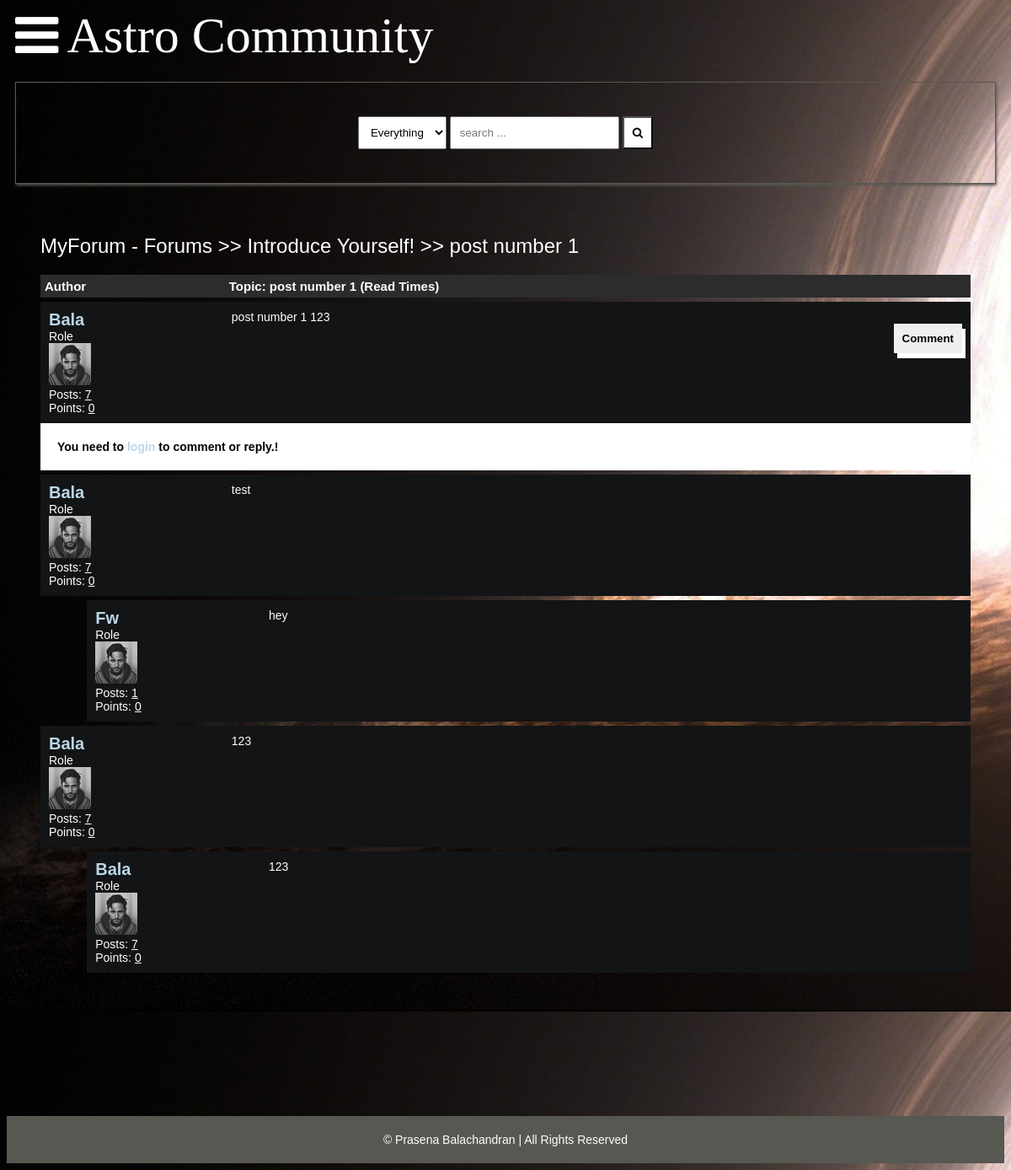
The page /detail/post-number-1/ on the database as committed earlier.
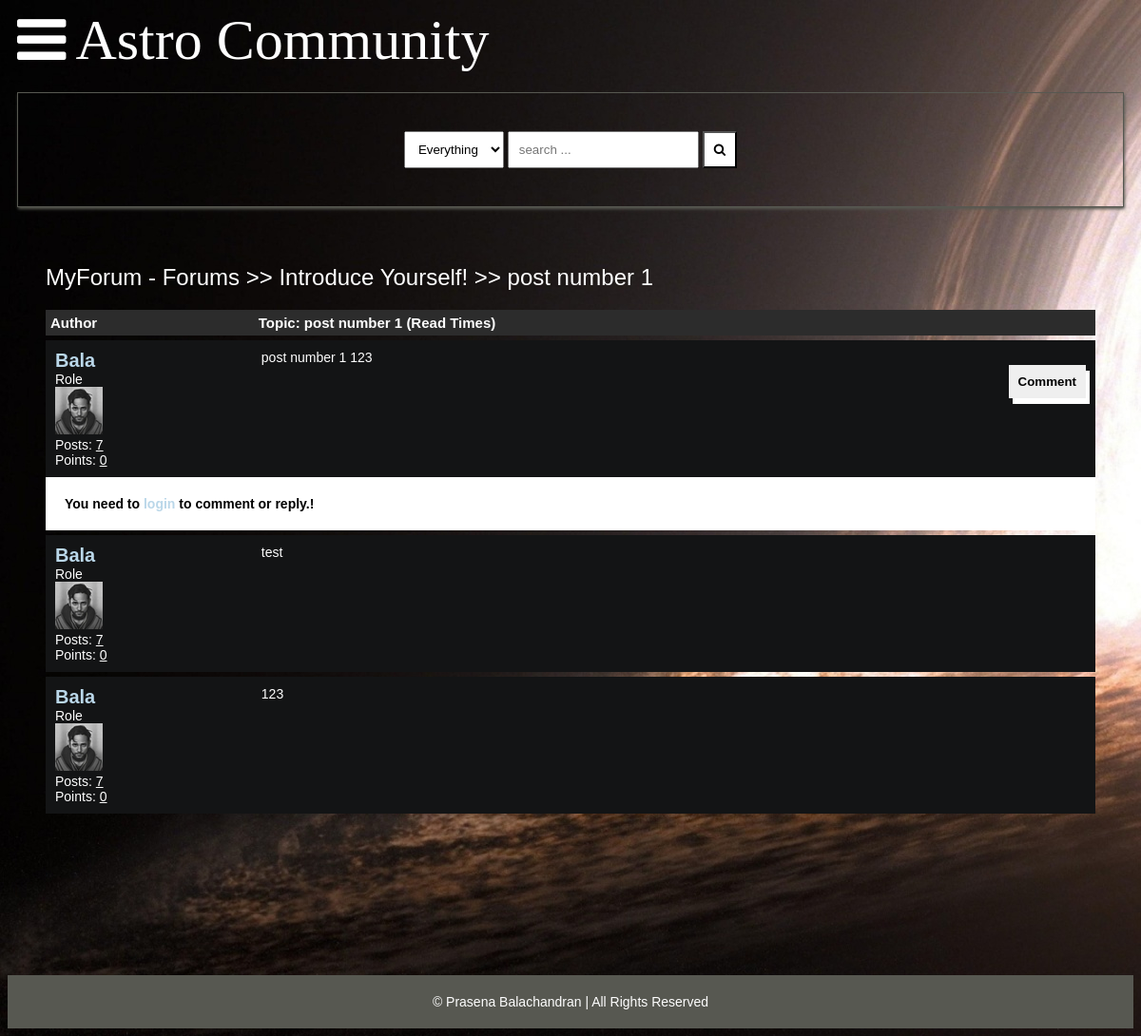
The same page on the database as committed later.
### main/models.py (models this page shows, shortened)
class Comment(models.Model):
    user = models.ForeignKey(Author, on_delete=models.CASCADE)
    content = models.TextField()
    date = models.DateTimeField(auto_now_add=True)
    replies = models.ManyToManyField(Reply, blank=True)

class Author(models.Model):
    user = models.ForeignKey(User, on_delete=models.CASCADE)
    fullname = models.CharField(max_length=40, blank=True)
    slug = slug = models.SlugField(max_length=400, unique=True, blank=True)
    bio = HTMLField()
    points = models.IntegerField(default=0)
    profile_pic = ResizedImageField(
        size=[50, 80],
        quality=100,
        upload_to="authors",
        default=None,
        null=True,
        blank=True,
    )
    @property
    def num_posts(self):
        return Post.objects.filter(user=self).count()

class Reply(models.Model):
    user = models.ForeignKey(Author, on_delete=models.CASCADE)
    content = models.TextField()
    date = models.DateTimeField(auto_now_add=True)
    class Meta:
        verbose_name_plural = "replies"

### main/views.py (the view, shortened to what this page needs)
# urls.py: path("detail/<slug>/", detail, name="detail"),
def detail(request, slug):
    post = get_object_or_404(Post, slug=slug)
    if request.user.is_authenticated:
        author = Author.objects.get(user=request.user)
    context = {
        "post": post,
        "title": "ASTRO: "+post.title,
    }
    update_views(request, post)
    return render(request, "detail.html", context)

### main/context_processors.py (called while the page is built, shortened)
def searchFunction(request):
    search_context = {}
    posts = Post.objects.all()
    return search_context

### main/models.py (called while the page is built)
    def __str__(self):
        return self.title

    def get_url(self):
        return reverse("posts", kwargs={"slug": self.slug})

    def get_url(self):
        return reverse("detail", kwargs={"slug": self.slug})

### main/utils.py (called while the page is built)
def update_views(request, object):
    context = {}
    hit_count = get_hitcount_model().objects.get_for_object(object)
    hits = hit_count.hits
    hitcontext = context["hitcount"] = {"pk": hit_count.pk}
    hit_count_response = HitCountMixin.hit_count(request, hit_count)
    if hit_count_response.hit_counted:
        hits = hits+1
        hitcontext["hitcounted"] = hit_count_response.hit_counted
        hitcontext["hit_message"] = hit_count_response.hit_message
        hitcontext["total_hits"] = hits

### templates/detail.html (shortened to what this page needs)
{% extends 'base.html' %} {% load hitcount_tags %} {% block content %}
<div class="container">
	<div class="navigate">
		<span><a href="{% url 'home' %}">MyForum - Forums</a> >> <a href="{{post.categories.all.0.get_url}}">{{post.categories.all.0}}</a> >> <a href="{{post.get_url}}">{{post.title}}</a></span>
	</div>
	<div class="topic-container">
		<div class="head">
			<div class="authors">Author</div>
			<div class="content">Topic: {{post.title}} (Read {% get_hit_count for post %} Times)</div>
		</div>
		<div class="body">
			<div class="authors">
				<div class="username"><a href="javascript:void(0)">{{post.user.fullname|title}}</a></div>
				<div>Role</div>
				<img src="{{post.user.profile_pic.url}}" alt="" >
				<div>Posts: <u>{{post.user.num_posts}}</u></div>
				<div>Points: <u>{{post.user.points}}</u></div>
			</div>
			<div class="content">
				{{post.content|safe}}
				<br />
				<div class="comment">
					<button onclick="showComment()">Comment</button>
				</div>
			</div>
		</div>
	</div>
	{% if post.closed == True %}
	<div style="background-color: #fff; color: #000; font-weight: bolder; padding: 20px; width: 100%;">This Topic Is Closed!</div>
	{% else %} {% if request.user.is_authenticated %}
	<form action="." method="post">
		{% csrf_token %}
		<div class="comment-area hide" id="comment-area">
			<textarea name="comment" id="" placeholder="comment here ... "></textarea>
			<input type="submit" value="submit" name="comment-form" >
		</div>
	</form>
	{% else %}
	<div style="background-color: #fff; color: #000; font-weight: bolder; padding: 20px; width: 100%;">
		You need to <a href="{% url 'signin' %}"><b>login</b></a> to comment or reply.!
	</div>
	{% endif %} {% endif %}
	{% for comment in post.comments.all %}
	<div class="comments-container">
		<div class="body">
			<div class="authors">
				<div class="username"><a href="javascript:void(0)">{{comment.user.fullname|title}}</a></div>
				<div>Role</div>
				<img src="{{comment.user.profile_pic.url}}" alt="" >
				<div>Posts: <u>{{comment.user.num_posts}}</u></div>
				<div>Points: <u>{{comment.user.points}}</u></div>
			</div>
			<div class="content">
				{{comment.content}}
				<br >
			</div>
		</div>
	</div>
	{% for reply in comment.replies.all %}
	<div class="comments-container" style="width: 95%; margin-left: 5%;">
		<div class="body">
			<div class="authors">
				<div class="username"><a href="javascript:void(0)">{{reply.user.fullname|title}}</a></div>
				<div>Role</div>
				<img src="{{reply.user.profile_pic.url}}" alt="" >
				<div>Posts: <u>{{reply.user.num_posts}}</u></div>
				<div>Points: <u>{{reply.user.points}}</u></div>
			</div>
			<div class="content">
				{{reply.content}}
				<br >
			</div>
		</div>
	</div>
	{% endfor %} {% endfor %}
</div>
{% endblock content %}

Rows that differ between the two databases and show on the page:
removed Reply: user.fullname "Fw", user.profile_pic (picture), user.num_posts "1", user.points "0", content "hey", shown under Comment "test"
removed Reply: user.fullname "Bala", user.profile_pic (placeholder picture), user.num_posts "7", user.points "0", content "123", shown under Comment (number 2 of 2 on the later page)
